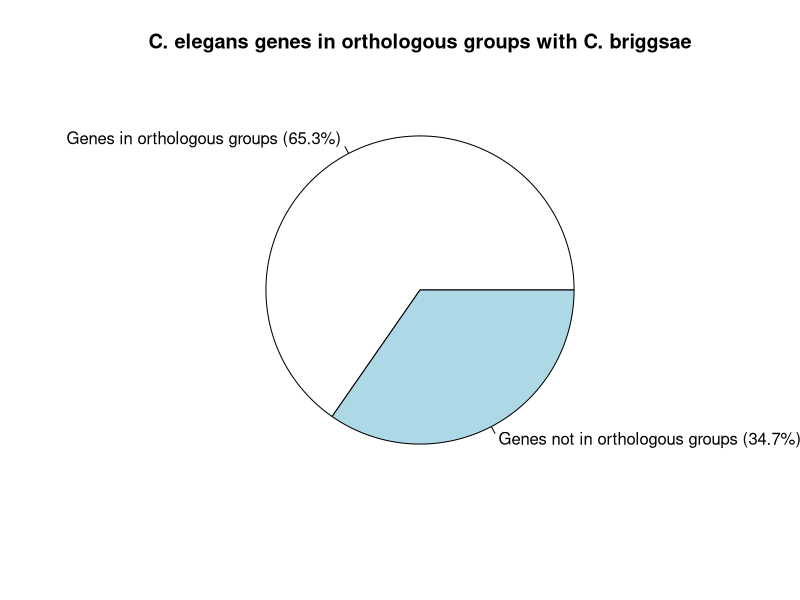
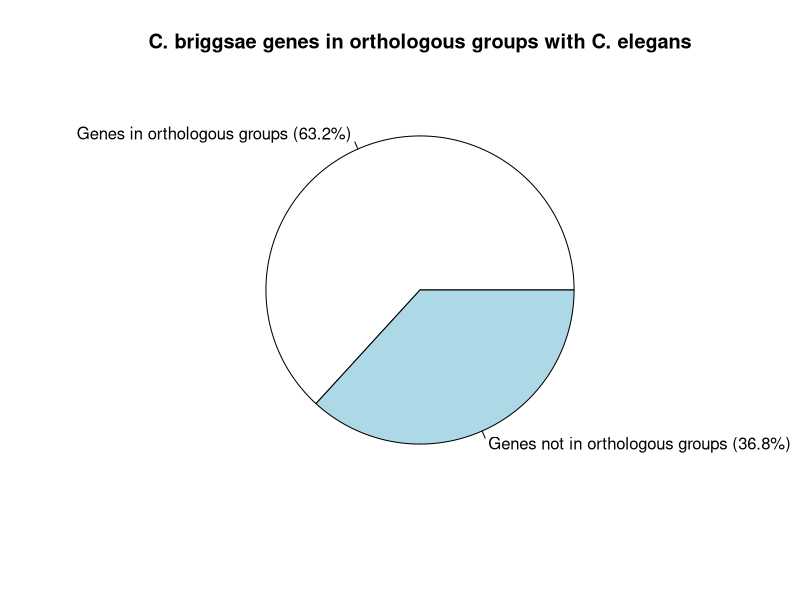
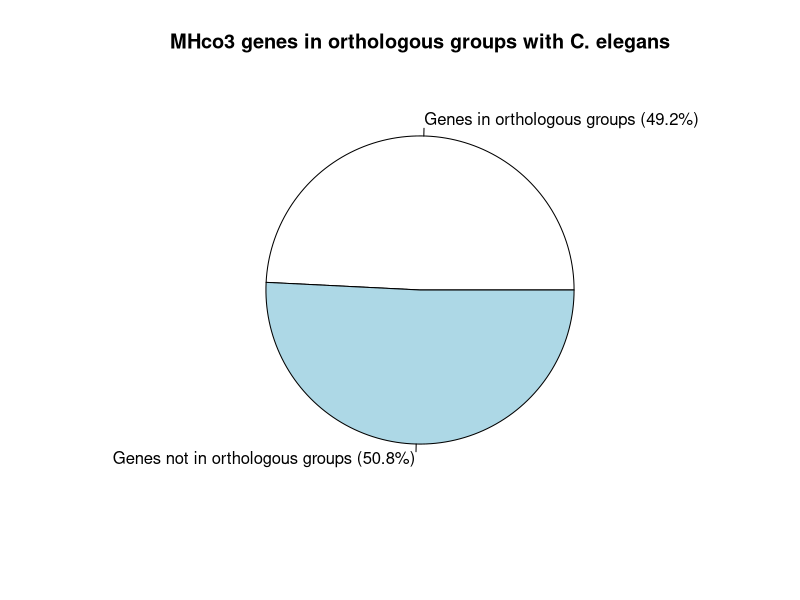
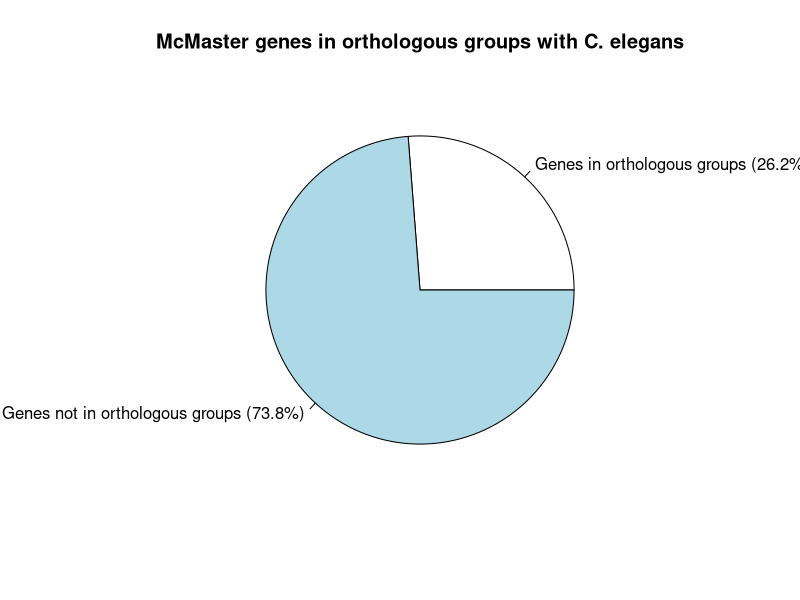
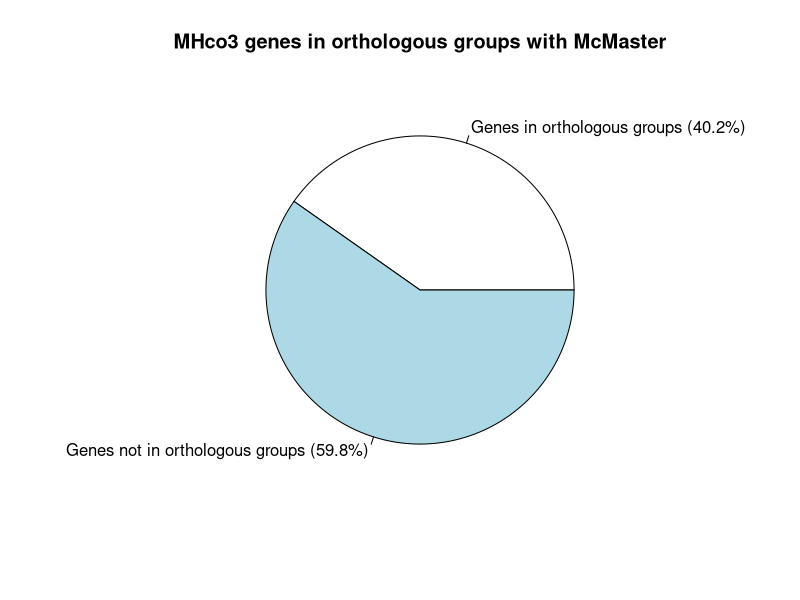
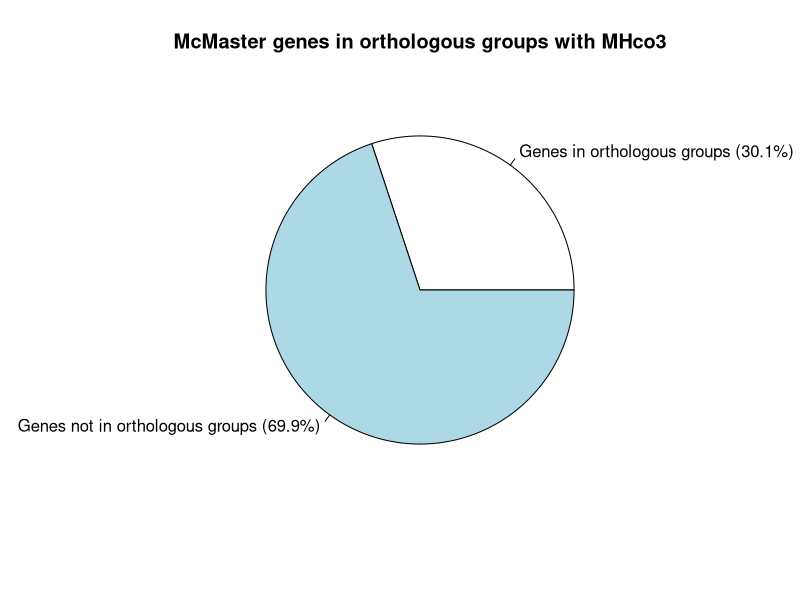
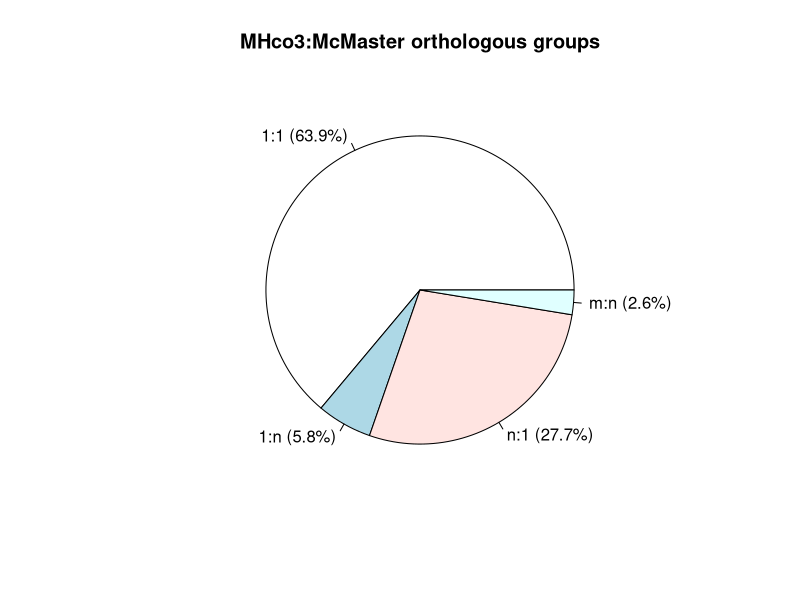
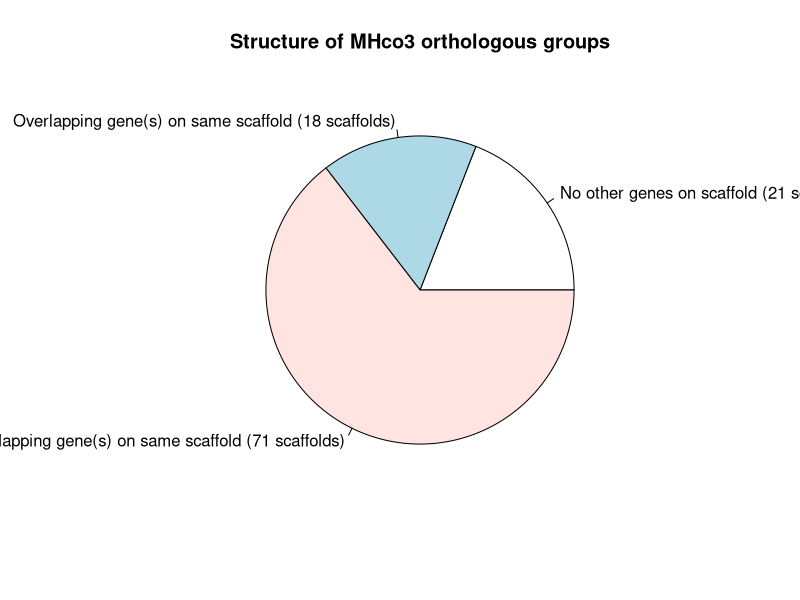

The R source for these figures, in order:
# TODO: merge into find-annotation-orthologs pipeline.

# Display C. elegans vs. C. briggsae orthologous groups
t = 26312
o = 17191
slices = c(o, t - o)
pct = round(slices/sum(slices)*100, 1)
lbls = c('Genes in orthologous groups', 'Genes not in orthologous groups')
lbls = paste(lbls, ' (', pct, '%)', sep='')
svg('orthos_celegans_vs_cbriggsae.svg')
pie(slices, labels=lbls, main='C. elegans genes in orthologous groups with C. briggsae')
dev.off()

# Display C. briggsae vs. C. elegans orthologous groups
t = 21842
o = 13805
slices = c(o, t - o)
pct = round(slices/sum(slices)*100, 1)
lbls = c('Genes in orthologous groups', 'Genes not in orthologous groups')
lbls = paste(lbls, ' (', pct, '%)', sep='')
svg('orthos_cbriggsae_vs_celegans.svg')
pie(slices, labels=lbls, main='C. briggsae genes in orthologous groups with C. elegans')

# Display MHco3 vs. C. elegans orthologous groups
t = 21897
o = 10776
slices = c(o, t - o)
pct = round(slices/sum(slices)*100, 1)
lbls = c('Genes in orthologous groups', 'Genes not in orthologous groups')
lbls = paste(lbls, ' (', pct, '%)', sep='')
svg('orthos_mhco3_vs_celegans.svg')
pie(slices, labels=lbls, main='MHco3 genes in orthologous groups with C. elegans')
dev.off()

# Display McMaster vs. C. elegans orthologous groups
t = 23610
o = 6193
slices = c(o, t - o)
pct = round(slices/sum(slices)*100, 1)
lbls = c('Genes in orthologous groups', 'Genes not in orthologous groups')
lbls = paste(lbls, ' (', pct, '%)', sep='')
svg('orthos_mcmaster_vs_celegans.svg')
pie(slices, labels=lbls, main='McMaster genes in orthologous groups with C. elegans')
dev.off()

# Display MHco3 vs. McMaster orthologous groups (BLOSUM80, C. elegans outgroup)
t = 21897
o = 8813
slices = c(o, t - o)
pct = round(slices/sum(slices)*100, 1)
lbls = c('Genes in orthologous groups', 'Genes not in orthologous groups')
lbls = paste(lbls, ' (', pct, '%)', sep='')
svg('orthos_mhco3_vs_mcmaster.svg')
pie(slices, labels=lbls, main='MHco3 genes in orthologous groups with McMaster')
dev.off()

# Display McMaster vs. MHco3 orthologous groups (BLOSUM80, C. elegans outgroup)
t = 23610
o = 7101
slices = c(o, t - o)
pct = round(slices/sum(slices)*100, 1)
lbls = c('Genes in orthologous groups', 'Genes not in orthologous groups')
lbls = paste(lbls, ' (', pct, '%)', sep='')
svg('orthos_mcmaster_vs_mhco3.svg')
pie(slices, labels=lbls, main='McMaster genes in orthologous groups with MHco3')
dev.off()

# Display cardinality relationships of orthologous groups
slices = c(4494, 407, 1951, 181)
pct = round(slices/sum(slices)*100, 1)
lbls = c('1:1', '1:n', 'n:1', 'm:n')
lbls = paste(lbls, ' (', pct, '%)', sep='')
svg('ortho_distribution.svg')
pie(slices, labels=lbls, main='MHco3:McMaster orthologous groups')
dev.off()

# Display tandem distribution of genes in orthologous groups
slices = c(21, 18, 71)
pct = round(slices/sum(slices)*100, 1)
lbls = c('No other genes on scaffold', 'Overlapping gene(s) on same scaffold', 'Non-overlapping gene(s) on same scaffold')
lbls = paste(lbls, ' (', slices, ' scaffolds)', sep='')
svg('ortho_tandem.svg')
pie(slices, labels=lbls, main='Structure of MHco3 orthologous groups')
dev.off()

# Display multi-orthologue scaffolds
slices = c(110, 3)
pct = round(slices/sum(slices)*100, 1)
lbls = c('MHco3', 'McMaster')
lbls = paste(lbls, ' (', slices, ' scaffolds)', sep='')
svg('ortho_multi.svg')
pie(slices, labels=lbls, main='Number of scaffolds with multiple members of single orthologous group')
dev.off()
